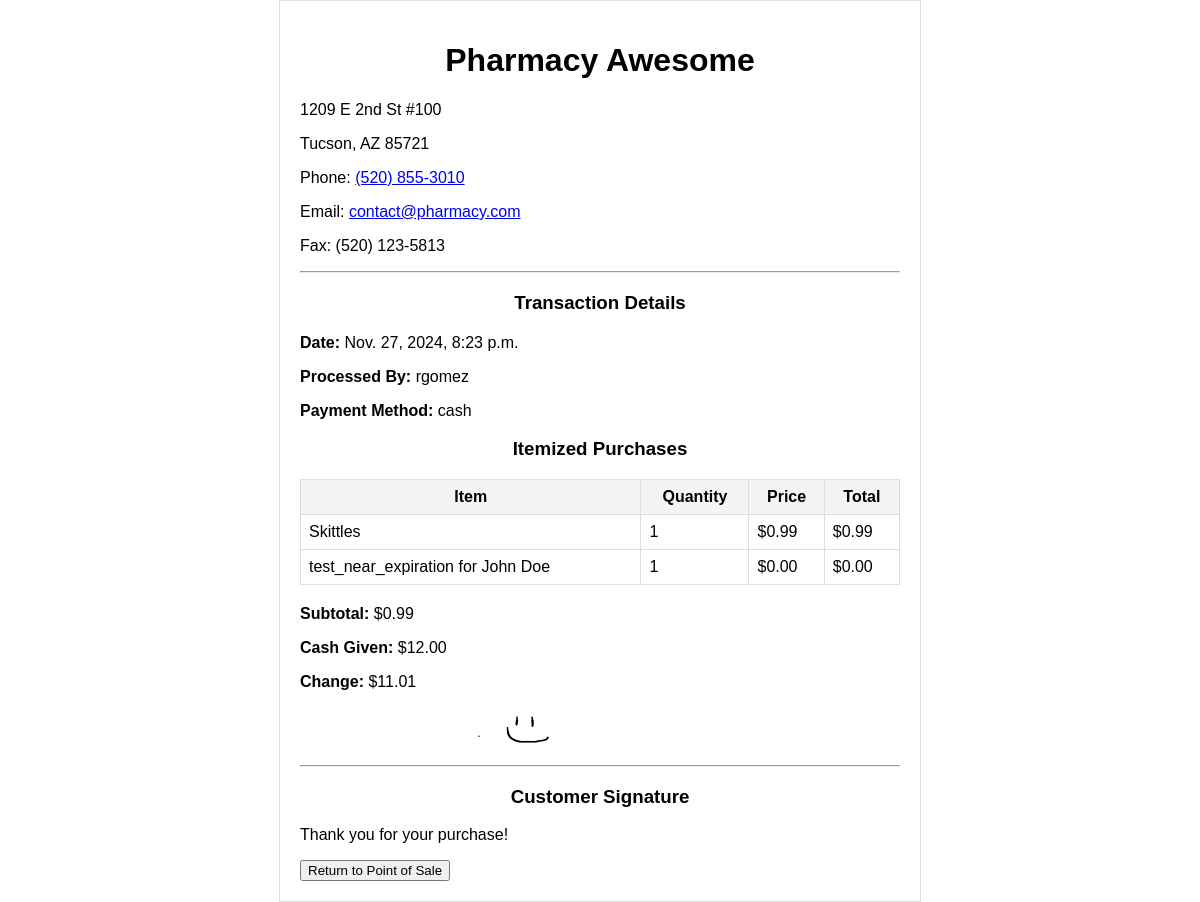
The app's page /purchasing/receipt/21/ with its own data.
### cashier/models.py (models this page shows, shortened)
class Receipt(models.Model):
    purchase = models.OneToOneField(Purchase, on_delete=models.CASCADE, related_name="receipt")
    pharmacy_name = models.CharField(max_length=255, default="Pharmacy Awesome")
    pharmacy_address = models.TextField(default="1209 E 2nd St #100")
    pharmacy_phone = models.CharField(max_length=20, default="(520) 855-3010")
    processed_by = models.ForeignKey(User, on_delete=models.SET_NULL, null=True)  # Staff member processing transaction
    payment_type = models.CharField(max_length=50, choices=[('credit_card', 'Credit Card'), ('debit_card', 'Debit Card'), ('cash', 'Cash')])
    total_amount = models.DecimalField(max_digits=10, decimal_places=2)
    cash_given = models.DecimalField(max_digits=10, decimal_places=2, null=True, blank=True)
    change = models.DecimalField(max_digits=10, decimal_places=2, null=True, blank=True)
    transaction_date = models.DateTimeField(auto_now_add=True)

class InventoryItem(models.Model):
    name = models.CharField(max_length=100)
    quantity = models.PositiveIntegerField(default=1)
    price = models.DecimalField(max_digits=10, decimal_places=2)
    expiry_date = models.DateField()

class PurchasedItemDetails(models.Model):
    item = models.ForeignKey(InventoryItem, on_delete=models.CASCADE, null=True)
    purchase = models.ForeignKey(Purchase, on_delete=models.CASCADE, null=True)
    quantity = models.PositiveIntegerField(default=1)

### prescriptions/models.py (models this page shows)
class Prescription(models.Model):
    patient = models.ForeignKey(Patient, on_delete=models.CASCADE, null=True, related_name="prescriptions")
    medication = models.ForeignKey(Drug, on_delete=models.CASCADE, null=True)
    dosage = models.CharField(max_length=100)
    instructions = models.TextField(max_length=1000)
    doctor_name = models.CharField(max_length=100)
    in_person = models.BooleanField(default=False)
    date_prescribed = models.DateTimeField(auto_now_add=True)
    price = models.DecimalField(max_digits=10, decimal_places=2, default=0)
    is_filled = models.BooleanField(default=False)  # New field to track if prescription is filled
    picked_up = models.BooleanField(default=False)  # New field to track if prescription has been picked up by patient
    created_by = CurrentUserField()
    def __str__(self):
        return f"{self.medication.drug_name} for {self.patient.first_name}  {self.patient.last_name}"

### drugs/models.py (models this page shows, shortened)
class Drug(models.Model):
    DOSAGE_FORM = [
        ("Tablet", "Tablet"),
        ("Capsule", "Capsule"),
        ("Liquid", "Liquid"),
        ("Ointment", "Ointment")
    ]
    DRUG_CLASS= [
        ('Analgesics', 'Analgesics'),
        ('Antibiotics', 'Antibiotics'),
        ('Antivirals', 'Antivirals'),
        ('Antidepressants', 'Antidepressants'),
        ('Antihypertensives', 'Antihypertensives'),
        ('Antihistamines', 'Antihistamines'),
        ('Anticoagulants', 'Anticoagulants'),
        ('Diuretics', 'Diuretics'),
        ('Hormonal agents', 'Hormonal agents'),
        ('Statins', 'Statins'),
        ('Beta-blockers', 'Beta-blockers'),
        ('Corticosteroids', 'Corticosteroids'),
        ('Mood stabilizers', 'Mood stabilizers'),
        ('Antipsychotics', 'Antipsychotics'),
        ('Immunosuppressants', 'Immunosuppressants'),
    ]
    RX_CHOICE = [
        ('Yes', 'Yes'),
        ('No', 'No'),
    ]
    drug_name    = models.CharField(max_length=255) # Common name.
    generic_name = models.CharField(max_length=255, blank=True, null=True) # Generic name.
    brand_name   = models.CharField(max_length=255, blank=True, null=True) # Brand names associated.
    dosage_form  = models.CharField(max_length=20, choices=DOSAGE_FORM) # Dosage form: tablet, capsule, liquid, ointment.
    strength     = models.PositiveIntegerField() # Amount of active ingredients per unit in mg.
    manufacturer = models.CharField(max_length=255) # Manufacturer name.
    drug_class   = models.CharField(max_length=20, choices=DRUG_CLASS) # Classification: antibiotic, analgesic...
    indications  = models.TextField(blank=True, null=True) # Medical condition for which the drug is prescribed.
    side_effects = models.TextField(blank=True, null=True) # Common side effects.
    contraind    = models.TextField(blank=True, null=True) # Conditions that serve as reasons to not use the drug.
    dosage_inst  = models.TextField(blank=True, null=True) # Recommended dosage.
    stock_qty    = models.PositiveIntegerField(default=0) # Number of units available.
    exp_date     = models.DateField() # Expiration date.
    rx_required  = models.CharField(max_length=20, choices=RX_CHOICE) # Is a prescription is necessary.
    price        = models.DecimalField(max_digits=10, decimal_places=2) # Cost of the drug per unit.
    storage_cond = models.TextField(blank=True, null=True) # Recommended storage information: temperature, light exposure...
    bar_code     = models.CharField(max_length=100, unique=True) # Unique identifier.
    created_at   = models.DateTimeField(auto_now_add=True) # Date of entry created.
    updated_at   = models.DateTimeField(auto_now=True) # Date of entry updated.

### patient/models.py (models this page shows, shortened)
class Patient(models.Model):
    first_name = models.CharField(max_length=255)
    last_name = models.CharField(max_length=255)
    dob = models.DateField()
    address = models.CharField(max_length=255)
    phone = models.CharField(max_length=255)
    email = models.EmailField()
    insurance = models.CharField(max_length=255)

### cashier/views.py (the view)
# urls.py: path('receipt/<int:pk>/', views.receipt_detail, name='receipt_detail'),
def receipt_detail(request, pk):
    receipt = get_object_or_404(Receipt, purchase__id=pk)
    return render(request, 'receipt_detail.html', {'receipt': receipt})

### cashier/templatetags/get_details.py (called while the page is built)
@register.filter
def get_item_details(item, purchase):
    return item.purchaseditemdetails_set.get(purchase=purchase)

@register.filter
def mul(value, arg):
    try:
        return float(value) * float(arg)
    except (ValueError, TypeError):
        return 0

### cashier/templates/receipt_detail.html (shortened to what this page needs)
<!DOCTYPE html>
{% load get_details %}
<html>
<head>
</head>
<body>
    <h1>Pharmacy Awesome</h1>
    <p>1209 E 2nd St #100</p>
    <p>Tucson, AZ 85721</p>
    <p>Phone: <a href="tel:(520)855-3010">(520) 855-3010</a></p>
    <p>Email: <a href="mailto:contact@pharmacy.com">contact@pharmacy.com</a></p>
    <p>Fax: (520) 123-5813</p>
    <hr>
    <h3>Transaction Details</h3>
    <div class="details">
        <p><strong>Date:</strong> {{ receipt.transaction_date }}</p>
        <p><strong>Processed By:</strong> {{ receipt.processed_by.get_full_name|default:receipt.processed_by.username }}</p>
        <p><strong>Payment Method:</strong> {{ receipt.payment_type }}</p>
    </div>
    <h3>Itemized Purchases</h3>
    <table>
        <thead>
            <tr>
                <th>Item</th>
                <th>Quantity</th>
                <th>Price</th>
                <th>Total</th>
            </tr>
        </thead>
        <tbody>
            {% for item in receipt.purchase.items.all %}
            {% with details=item|get_item_details:receipt.purchase %}
            <tr>
                <td>{{ item.name }}</td>
                <td>{{ details.quantity }}</td>
                <td>${{ item.price }}</td>
                <td>${{ details.quantity|mul:item.price|floatformat:2 }}</td>
            </tr>
            {% endwith %}
            {% endfor %}
            {% for prescription in receipt.purchase.prescriptions.all %}
            <tr>
                <td>{{ prescription }}</td>
                <td>1</td>
                <td>${{ prescription.price }}</td>
                <td>${{ prescription.price }}</td>
            </tr>
            {% endfor %}
        </tbody>
    </table>
    <div class="totals">
        <p><strong>Subtotal:</strong> ${{ receipt.total_amount }}</p>
        {% if receipt.cash_given %}
        <p><strong>Cash Given:</strong> ${{ receipt.cash_given }}</p>
        <p><strong>Change:</strong> ${{ receipt.change }}</p>
        {% endif %}
    </div>
    {% if receipt.purchase.signature_image %}
    <div class="signature">
        <div class="signature-container">
            <img src="{{ receipt.purchase.signature_image.url }}" alt="Customer Signature">
        </div>
    </div>
    <hr>
    <h3>Customer Signature</h3>
    {% else %}
    <hr>
    {% endif %}
    <div class="footer">
        <p>Thank you for your purchase!</p>
    </div>
    <div class="return-pos">
        <button onclick="window.location.href='{% url 'point_of_sale' %}'">Return to Point of Sale</button>
    </div>
</body>
</html>

### records on screen
Receipt: transaction_date "Nov. 27, 2024, 8:23 p.m.", processed_by.get_full_name "rgomez", payment_type "cash", total_amount "0.99", cash_given "12.00", change "11.01"
InventoryItem: name "Skittles", price "0.99"
PurchasedItemDetails: quantity "1", quantity|mul "0.99"
Prescription: medication+patient "test_near_expiration for John Doe", price "0.00"
